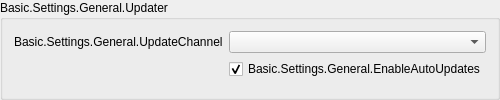
                   <widget class="QGroupBox" name="updateSettingsGroupBox">
                    <property name="title">
                     <string>Basic.Settings.General.Updater</string>
                    </property>
                    <layout class="QFormLayout" name="formLayout_20">
                     <property name="fieldGrowthPolicy">
                      <enum>QFormLayout::AllNonFixedFieldsGrow</enum>
                     </property>
                     <property name="labelAlignment">
                      <set>Qt::AlignRight|Qt::AlignTrailing|Qt::AlignVCenter</set>
                     </property>
                     <item row="0" column="0">
                      <widget class="QLabel" name="updateChannelLabel">
                       <property name="text">
                        <string>Basic.Settings.General.UpdateChannel</string>
                       </property>
                       <property name="useFor" stdset="0">
                        <string notr="true">FormLabelRole</string>
                       </property>
                      </widget>
                     </item>
                     <item row="0" column="1">
                      <widget class="PLSComboBox" name="updateChannelBox">
                       <property name="editable">
                        <bool>false</bool>
                       </property>
                       <property name="currentText">
                        <string/>
                       </property>
                      </widget>
                     </item>
                     <item row="1" column="0">
                      <spacer name="horizontalSpacer_29">
                       <property name="orientation">
                        <enum>Qt::Horizontal</enum>
                       </property>
                       <property name="sizeType">
                        <enum>QSizePolicy::Fixed</enum>
                       </property>
                       <property name="sizeHint" stdset="0">
                        <size>
                         <width>133</width>
                         <height>20</height>
                        </size>
                       </property>
                      </spacer>
                     </item>
                     <item row="1" column="1">
                      <layout class="QVBoxLayout" name="verticalLayout_33">
                       <property name="spacing">
                        <number>0</number>
                       </property>
                       <property name="topMargin">
                        <number>0</number>
                       </property>
                       <property name="rightMargin">
                        <number>0</number>
                       </property>
                       <property name="bottomMargin">
                        <number>0</number>
                       </property>
                       <item>
                        <widget class="PLSCheckBox" name="enableAutoUpdates">
                         <property name="text">
                          <string>Basic.Settings.General.EnableAutoUpdates</string>
                         </property>
                         <property name="checked">
                          <bool>true</bool>
                         </property>
                        </widget>
                       </item>
                      </layout>
                     </item>
                    </layout>
                   </widget>
